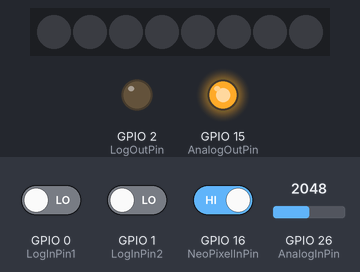
A sketch run on a simulated ESP32. On the bench: 8 RGB LEDs in strip order, left to right, output pins drawn as LEDs (lit = HIGH). Inputs (shaded band) come from the test bench; at power-on: GPIO 16 (NeoPixelInPin) HIGH, GPIO 26 (AnalogInPin) = 2048, GPIO 0 (LogInPin1) LOW, GPIO 1 (LogInPin2) LOW. Dim RGB values are drawn brighter than linear; random numbers use the default seed unless the sketch sets one.

Above: at 1.2 s.
1.3 s: GPIO 16 (NeoPixelInPin) driven LOW
At 2.15 s:
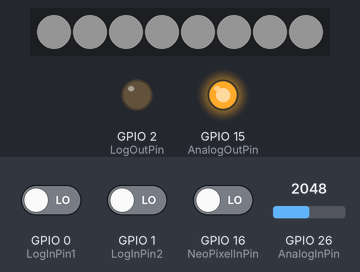
3.4 s: GPIO 26 (AnalogInPin) set to 491
At 3.75 s:
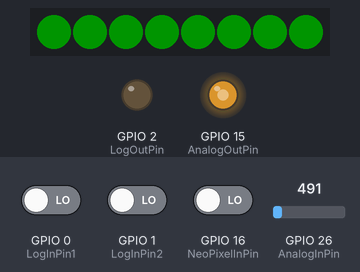
5.8 s: GPIO 0 (LogInPin1) driven HIGH
At 6.96 s:
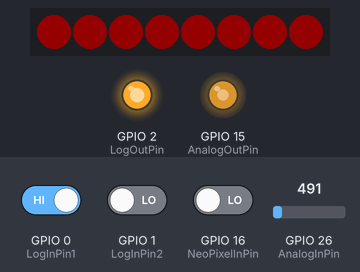
8.2 s: GPIO 26 (AnalogInPin) set to 0
At 8.57 s:
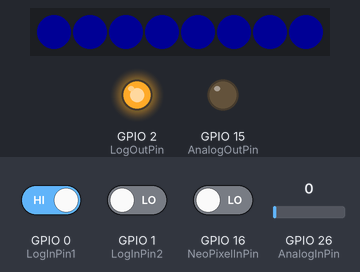
10.6 s: GPIO 1 (LogInPin2) driven HIGH
13.0 s: GPIO 26 (AnalogInPin) set to 104
16.0 s: GPIO 26 (AnalogInPin) set to 114
At 16.85 s:
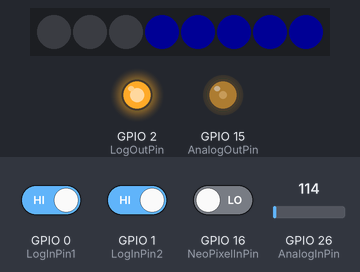
Timing chart, 0 to 21.6 s (numbered marks = the images above; inputs shaded):
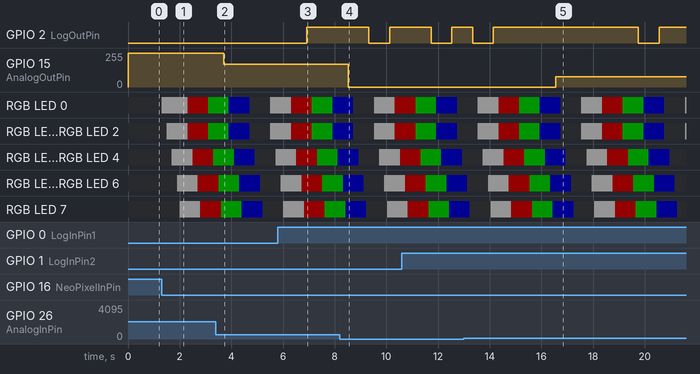

The sketch:

val01.ino
```cpp
#include <Adafruit_NeoPixel.h>

#define NeoPixelOutPin  17
#define NeoPixelInPin   16
#define NumPixels       8

#define AnalogInPin     26
#define AnalogOutPin    15

#define LogInPin1       0
#define LogInPin2       1
#define LogOutPin       2


int setColor[5][3] = {{255, 255, 255}, {255, 0, 0}, {0, 255, 0}, {0, 0, 255}, {0, 0, 0} };
Adafruit_NeoPixel pixels(NumPixels, NeoPixelOutPin, NEO_GRB + NEO_KHZ800);

int LogMode = random(1, 4);

void setup() {
  pixels.begin();
  pixels.setBrightness(20);
  pinMode(NeoPixelInPin, INPUT);

  pinMode(AnalogOutPin, OUTPUT);

  pinMode(LogInPin1, INPUT);
  pinMode(LogInPin2, INPUT);
  pinMode(LogOutPin, OUTPUT);
}
int j = -1;
void loop() {

  /***** ENGINE ******/
  int adcVal = analogRead(AnalogInPin)+200; //read adc
  double voltage = adcVal / 1023.0 * 3.3;
  if(voltage < 1){
    digitalWrite(AnalogOutPin, LOW);
  }else{
    analogWrite(AnalogOutPin, map(adcVal, 0, 1023, 0, 255));
  }
  /***** ENGINE ******/

  /***** LOGIC ******/
  if(LogMode == 1) {

    if(digitalRead(LogInPin1) && digitalRead(LogInPin2)){
      digitalWrite(LogOutPin, HIGH);
    }else{
      digitalWrite(LogOutPin, LOW);
    }
  } else if (LogMode == 2) {

    if(digitalRead(LogInPin1) || digitalRead(LogInPin2)){
      digitalWrite(LogOutPin, HIGH);
    }else{
      digitalWrite(LogOutPin, LOW);
    }
  } else if (LogMode == 3) {

    if(digitalRead(LogInPin1) && !digitalRead(LogInPin2) || !digitalRead(LogInPin1) && digitalRead(LogInPin2)){
      digitalWrite(LogOutPin, HIGH);
    }else{
      digitalWrite(LogOutPin, LOW);
    }
  }
  /***** LOGIC ******/

  /***** NEO PIXEL ******/
  if(digitalRead(NeoPixelInPin) == LOW) {
    j = j+1;
    LogMode = random(1, 4);
    for (int i = 0; i < NumPixels; i++) {
      pixels.setPixelColor(i, setColor[j][0], setColor[j][1], setColor[j][2]); pixels.show();
      delay(100);
    }

    if(j==4) j=-1;
  }
  /***** NEO PIXEL ******/

}
```

Measured:
- the behaviour switches between 109 and 110 on GPIO 26 (AnalogInPin) (found by bisection; images 4 and 5)
- after the input at 1.3 s, RGB LED 0: off → RGB(20, 20, 20) at once, → RGB(20, 0, 0) 1.0 s later, → RGB(0, 20, 0) 0.80 s later; RGB LED 1: off → RGB(20, 20, 20) after 0.20 s, → RGB(20, 0, 0) 0.80 s later, → RGB(0, 20, 0) 0.80 s later
- after the input at 3.4 s, GPIO 15 (AnalogOutPin): 255/255 → 172/255 after 0.31 s
- after the input at 5.8 s, GPIO 2 (LogOutPin): LOW → HIGH after 1.1 s
- after the input at 8.2 s, GPIO 15 (AnalogOutPin): 172/255 → 0/255 after 0.32 s
- after the input at 16.0 s, GPIO 15 (AnalogOutPin): 0/255 → 78/255 after 0.55 s
